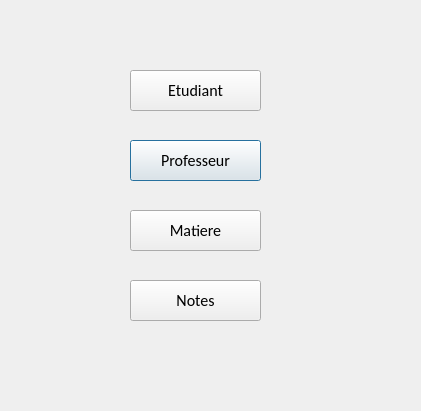
<?xml version="1.0" encoding="UTF-8"?>
<ui version="4.0">
 <class>welcome</class>
 <widget class="QDialog" name="welcome">
  <property name="geometry">
   <rect>
    <x>0</x>
    <y>0</y>
    <width>421</width>
    <height>411</height>
   </rect>
  </property>
  <property name="windowTitle">
   <string>Dialog</string>
  </property>
  <property name="styleSheet">
   <string notr="true">background-image: url(:/new/prefix1/w.jpg);</string>
  </property>
  <widget class="QPushButton" name="pushButton_prof">
   <property name="geometry">
    <rect>
     <x>130</x>
     <y>140</y>
     <width>131</width>
     <height>41</height>
    </rect>
   </property>
   <property name="font">
    <font>
     <family>Calibri</family>
     <pointsize>12</pointsize>
    </font>
   </property>
   <property name="text">
    <string>Professeur</string>
   </property>
  </widget>
  <widget class="QPushButton" name="pushButton_matiere">
   <property name="geometry">
    <rect>
     <x>130</x>
     <y>210</y>
     <width>131</width>
     <height>41</height>
    </rect>
   </property>
   <property name="font">
    <font>
     <family>Calibri</family>
     <pointsize>12</pointsize>
    </font>
   </property>
   <property name="text">
    <string>Matiere</string>
   </property>
  </widget>
  <widget class="QPushButton" name="pushButton">
   <property name="geometry">
    <rect>
     <x>130</x>
     <y>70</y>
     <width>131</width>
     <height>41</height>
    </rect>
   </property>
   <property name="font">
    <font>
     <family>Calibri</family>
     <pointsize>12</pointsize>
     <weight>50</weight>
     <bold>false</bold>
    </font>
   </property>
   <property name="styleSheet">
    <string notr="true"/>
   </property>
   <property name="text">
    <string>Etudiant</string>
   </property>
  </widget>
  <widget class="QPushButton" name="pushButton_notes">
   <property name="geometry">
    <rect>
     <x>130</x>
     <y>280</y>
     <width>131</width>
     <height>41</height>
    </rect>
   </property>
   <property name="font">
    <font>
     <family>Calibri</family>
     <pointsize>12</pointsize>
     <weight>50</weight>
     <bold>false</bold>
    </font>
   </property>
   <property name="text">
    <string>Notes</string>
   </property>
  </widget>
 </widget>
 <resources/>
 <connections/>
</ui>
